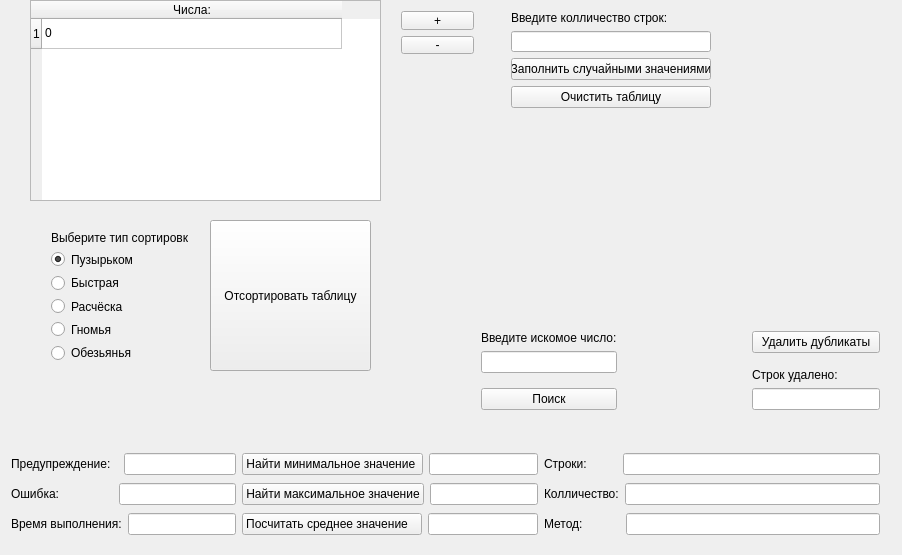
<?xml version="1.0" encoding="UTF-8"?>
<ui version="4.0">
 <class>Widget</class>
 <widget class="QWidget" name="Widget">
  <property name="geometry">
   <rect>
    <x>0</x>
    <y>0</y>
    <width>902</width>
    <height>555</height>
   </rect>
  </property>
  <property name="windowTitle">
   <string>Widget</string>
  </property>
  <widget class="QWidget" name="layoutWidget_2">
   <property name="geometry">
    <rect>
     <x>500</x>
     <y>0</y>
     <width>222</width>
     <height>119</height>
    </rect>
   </property>
   <layout class="QVBoxLayout" name="verticalLayout_5">
    <item>
     <layout class="QVBoxLayout" name="verticalLayout_4">
      <item>
       <widget class="QLabel" name="label_2">
        <property name="text">
         <string>Введите колличество строк:</string>
        </property>
       </widget>
      </item>
      <item>
       <widget class="QLineEdit" name="input_rows">
        <property name="maxLength">
         <number>7</number>
        </property>
       </widget>
      </item>
     </layout>
    </item>
    <item>
     <widget class="QPushButton" name="pushButton_random">
      <property name="text">
       <string>Заполнить случайными значениями</string>
      </property>
     </widget>
    </item>
    <item>
     <widget class="QPushButton" name="pushButton_clear">
      <property name="text">
       <string>Очистить таблицу</string>
      </property>
     </widget>
    </item>
   </layout>
  </widget>
  <widget class="QWidget" name="layoutWidget">
   <property name="geometry">
    <rect>
     <x>0</x>
     <y>440</y>
     <width>891</width>
     <height>110</height>
    </rect>
   </property>
   <layout class="QHBoxLayout" name="horizontalLayout_11">
    <item>
     <layout class="QHBoxLayout" name="horizontalLayout_7">
      <item>
       <layout class="QVBoxLayout" name="verticalLayout_6">
        <item>
         <layout class="QHBoxLayout" name="horizontalLayout_4">
          <item>
           <widget class="QLabel" name="label_4">
            <property name="text">
             <string>Предупреждение:  </string>
            </property>
           </widget>
          </item>
          <item>
           <widget class="QLineEdit" name="warning">
            <property name="readOnly">
             <bool>true</bool>
            </property>
           </widget>
          </item>
         </layout>
        </item>
        <item>
         <layout class="QHBoxLayout" name="horizontalLayout_5">
          <item>
           <widget class="QLabel" name="label_5">
            <property name="text">
             <string>Ошибка:                </string>
            </property>
           </widget>
          </item>
          <item>
           <widget class="QLineEdit" name="error">
            <property name="readOnly">
             <bool>true</bool>
            </property>
           </widget>
          </item>
         </layout>
        </item>
        <item>
         <layout class="QHBoxLayout" name="horizontalLayout_6">
          <item>
           <widget class="QLabel" name="label_6">
            <property name="text">
             <string>Время выполнения:</string>
            </property>
           </widget>
          </item>
          <item>
           <widget class="QLineEdit" name="time">
            <property name="readOnly">
             <bool>true</bool>
            </property>
           </widget>
          </item>
         </layout>
        </item>
       </layout>
      </item>
      <item>
       <layout class="QVBoxLayout" name="verticalLayout_3">
        <item>
         <layout class="QHBoxLayout" name="horizontalLayout">
          <item>
           <widget class="QPushButton" name="pushButton_min">
            <property name="text">
             <string>Найти минимальное значение </string>
            </property>
           </widget>
          </item>
          <item>
           <widget class="QLineEdit" name="output_min">
            <property name="readOnly">
             <bool>true</bool>
            </property>
           </widget>
          </item>
         </layout>
        </item>
        <item>
         <layout class="QHBoxLayout" name="horizontalLayout_2">
          <item>
           <widget class="QPushButton" name="pushButton_max">
            <property name="text">
             <string>Найти максимальное значение</string>
            </property>
           </widget>
          </item>
          <item>
           <widget class="QLineEdit" name="output_max">
            <property name="readOnly">
             <bool>true</bool>
            </property>
           </widget>
          </item>
         </layout>
        </item>
        <item>
         <layout class="QHBoxLayout" name="horizontalLayout_3">
          <item>
           <widget class="QPushButton" name="pushButton_avg">
            <property name="text">
             <string>Посчитать среднее значение   </string>
            </property>
           </widget>
          </item>
          <item>
           <widget class="QLineEdit" name="output_avg">
            <property name="readOnly">
             <bool>true</bool>
            </property>
           </widget>
          </item>
         </layout>
        </item>
       </layout>
      </item>
     </layout>
    </item>
    <item>
     <layout class="QVBoxLayout" name="verticalLayout_9">
      <item>
       <layout class="QHBoxLayout" name="horizontalLayout_10">
        <item>
         <widget class="QLabel" name="label_8">
          <property name="text">
           <string>Строки:         </string>
          </property>
         </widget>
        </item>
        <item>
         <widget class="QLineEdit" name="output_find">
          <property name="readOnly">
           <bool>true</bool>
          </property>
         </widget>
        </item>
       </layout>
      </item>
      <item>
       <layout class="QHBoxLayout" name="horizontalLayout_9">
        <item>
         <widget class="QLabel" name="label_9">
          <property name="text">
           <string>Колличество:</string>
          </property>
         </widget>
        </item>
        <item>
         <widget class="QLineEdit" name="output_count">
          <property name="readOnly">
           <bool>true</bool>
          </property>
         </widget>
        </item>
       </layout>
      </item>
      <item>
       <layout class="QHBoxLayout" name="horizontalLayout_8">
        <item>
         <widget class="QLabel" name="label_10">
          <property name="text">
           <string>Метод:           </string>
          </property>
         </widget>
        </item>
        <item>
         <widget class="QLineEdit" name="output_method">
          <property name="readOnly">
           <bool>true</bool>
          </property>
         </widget>
        </item>
       </layout>
      </item>
     </layout>
    </item>
   </layout>
  </widget>
  <widget class="QPushButton" name="pushButton_sort">
   <property name="geometry">
    <rect>
     <x>210</x>
     <y>220</y>
     <width>161</width>
     <height>151</height>
    </rect>
   </property>
   <property name="text">
    <string>Отсортировать таблицу</string>
   </property>
   <property name="iconSize">
    <size>
     <width>20</width>
     <height>20</height>
    </size>
   </property>
  </widget>
  <widget class="QWidget" name="layoutWidget_5">
   <property name="geometry">
    <rect>
     <x>390</x>
     <y>0</y>
     <width>95</width>
     <height>65</height>
    </rect>
   </property>
   <layout class="QVBoxLayout" name="verticalLayout">
    <item>
     <widget class="QPushButton" name="plus">
      <property name="text">
       <string>+</string>
      </property>
     </widget>
    </item>
    <item>
     <widget class="QPushButton" name="minus">
      <property name="text">
       <string>-</string>
      </property>
     </widget>
    </item>
   </layout>
  </widget>
  <widget class="QTableWidget" name="tableWidget">
   <property name="geometry">
    <rect>
     <x>30</x>
     <y>0</y>
     <width>351</width>
     <height>201</height>
    </rect>
   </property>
   <attribute name="horizontalHeaderDefaultSectionSize">
    <number>300</number>
   </attribute>
   <row>
    <property name="text">
     <string>1</string>
    </property>
   </row>
   <column>
    <property name="text">
     <string>Числа:</string>
    </property>
   </column>
   <item row="0" column="0">
    <property name="text">
     <string>0</string>
    </property>
   </item>
  </widget>
  <widget class="QWidget" name="layoutWidget_4">
   <property name="geometry">
    <rect>
     <x>40</x>
     <y>220</y>
     <width>159</width>
     <height>153</height>
    </rect>
   </property>
   <layout class="QVBoxLayout" name="verticalLayout_2">
    <item>
     <widget class="QLabel" name="label">
      <property name="text">
       <string>Выберите тип сортировки:</string>
      </property>
     </widget>
    </item>
    <item>
     <widget class="QRadioButton" name="button_bubble">
      <property name="text">
       <string>Пузырьком</string>
      </property>
      <property name="checked">
       <bool>true</bool>
      </property>
     </widget>
    </item>
    <item>
     <widget class="QRadioButton" name="button_fast">
      <property name="text">
       <string>Быстрая</string>
      </property>
     </widget>
    </item>
    <item>
     <widget class="QRadioButton" name="button_comb">
      <property name="text">
       <string>Расчёска</string>
      </property>
     </widget>
    </item>
    <item>
     <widget class="QRadioButton" name="button_gnome">
      <property name="text">
       <string>Гномья</string>
      </property>
     </widget>
    </item>
    <item>
     <widget class="QRadioButton" name="button_monkey">
      <property name="text">
       <string>Обезьянья</string>
      </property>
     </widget>
    </item>
   </layout>
  </widget>
  <widget class="QWidget" name="layoutWidget">
   <property name="geometry">
    <rect>
     <x>470</x>
     <y>320</y>
     <width>421</width>
     <height>101</height>
    </rect>
   </property>
   <layout class="QHBoxLayout" name="horizontalLayout_12">
    <item>
     <layout class="QVBoxLayout" name="verticalLayout_8">
      <item>
       <widget class="QLabel" name="label_7">
        <property name="text">
         <string>Введите искомое число:</string>
        </property>
       </widget>
      </item>
      <item>
       <widget class="QLineEdit" name="input_find"/>
      </item>
      <item>
       <spacer name="verticalSpacer_2">
        <property name="orientation">
         <enum>Qt::Vertical</enum>
        </property>
        <property name="sizeHint" stdset="0">
         <size>
          <width>20</width>
          <height>40</height>
         </size>
        </property>
       </spacer>
      </item>
      <item>
       <layout class="QVBoxLayout" name="verticalLayout_7">
        <item>
         <widget class="QPushButton" name="pushButton_find">
          <property name="text">
           <string>Поиск</string>
          </property>
         </widget>
        </item>
       </layout>
      </item>
     </layout>
    </item>
    <item>
     <spacer name="horizontalSpacer">
      <property name="orientation">
       <enum>Qt::Horizontal</enum>
      </property>
      <property name="sizeHint" stdset="0">
       <size>
        <width>40</width>
        <height>20</height>
       </size>
      </property>
     </spacer>
    </item>
    <item>
     <layout class="QVBoxLayout" name="verticalLayout_11">
      <item>
       <widget class="QPushButton" name="pushButton_delete">
        <property name="text">
         <string>Удалить дубликаты</string>
        </property>
       </widget>
      </item>
      <item>
       <spacer name="verticalSpacer">
        <property name="orientation">
         <enum>Qt::Vertical</enum>
        </property>
        <property name="sizeHint" stdset="0">
         <size>
          <width>20</width>
          <height>40</height>
         </size>
        </property>
       </spacer>
      </item>
      <item>
       <layout class="QVBoxLayout" name="verticalLayout_10">
        <item>
         <widget class="QLabel" name="label_3">
          <property name="text">
           <string>Строк удалено:</string>
          </property>
         </widget>
        </item>
        <item>
         <widget class="QLineEdit" name="delete_count">
          <property name="readOnly">
           <bool>true</bool>
          </property>
         </widget>
        </item>
       </layout>
      </item>
     </layout>
    </item>
   </layout>
  </widget>
 </widget>
 <layoutdefault spacing="6" margin="11"/>
 <resources/>
 <connections/>
</ui>
